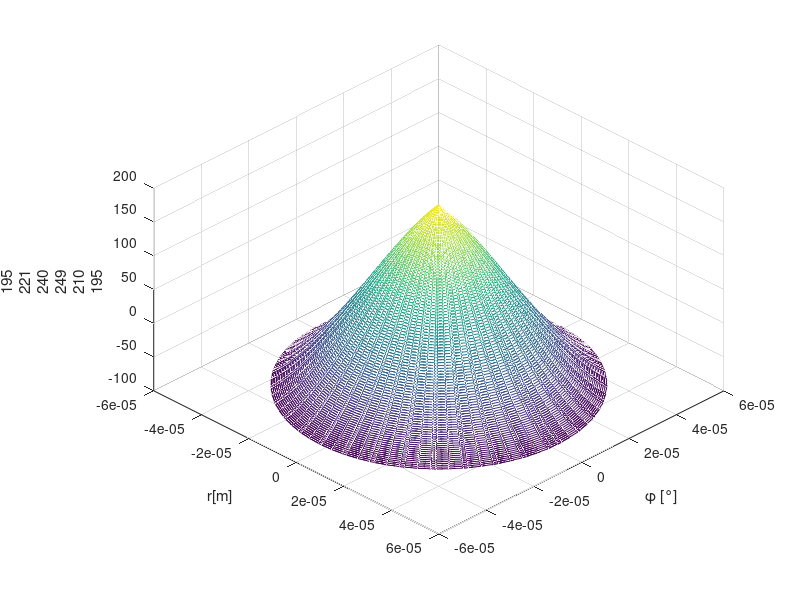

Recreate this plot in MATLAB. (Note: this script raises an error after producing the figure.)
clear all;
clf;

% % % Simulación del modelo de haz de luz
c = 3e8;
eps0 = 8.85* (10^-12); %%Epsilon al vacío
epsr = 4.7; %Permitividad relativa
eps = eps0*epsr;

miu0 = 4*pi*(10^-7);
miur = 1;
miu = miu0*miur;

%%Para el núcleo
a = 50e-6; %radio del núcleo
r = 0 : 0.5e-6 : a; %radio
phi = 0: 0.188: 6*pi;
%%%%%%%%%%%%%%%%%%%%%%%%%%%%%%%%%%%
[PHI1,R1] = meshgrid(phi,r);
v = 1/sqrt(miu*eps);
%%Aplicando las condiciones en frontera para el modo TMnm (Hz=0,fc=)
pnm = [
    2.4 3.8 5.1 6.18;
    5.52 7.01 8.4 9.2;
    8.65 10.17 11.6 13.01;
    11.7 13.3 14.79 16.2
    ];

n = 0;
m = 1;

for n = 1: 4
   for m = 1: 3
       
        fc_TMnm = (pnm(n,m)*v)/(2*pi*a);
        f0 = fc_TMnm + 200e9; %Para f0>fc_TMnm pero f0 < al siguiente modo fcTMnm
        omega = 2*pi*f0;

        lambdac_TMnm = v/(fc_TMnm);
        BetaLambda_TMnm = omega*sqrt(eps*miu)*sqrt(1-((fc_TMnm/f0)^2));
        omegac = 2*pi*fc_TMnm; %Frecuencia de corte (Pasa alto) del modo TM01
        kc = pnm(n,m)/a;
        h_TMnm = kc;
        X_TMnm = h_TMnm.*r;
        z_TMnm = lambdac_TMnm*2; %Multiplos del doble de la longitud de onda, z = 0-5m,0-10m,0-100m (dependiendo)

        for z_TMnm = 1:1:5
        t_TMnm = 1;
        coeficiente = i*((miu/eps)^(1/2))*(f0/fc_TMnm);

        for ind = 1:length(X_TMnm)
            for jnd = 1:length(phi)
                Ephi_TMnm(ind,jnd) = coeficiente*((besselj((n-1),X_TMnm(ind))) - (besselj((n),X_TMnm(ind))))*(cos((n-1)*phi(jnd)) - sin((n-1)*phi(jnd))) * exp(i*BetaLambda_TMnm*z_TMnm);
            end
        end


        [x3,y3,z3] = pol2cart(PHI1,R1,real(Ephi_TMnm));

        
        mesh(x3,y3,z3);
        view(45,45);
        xlabel('r[m]');
        ylabel('\phi [°]');
        zlabel("E_r{TE"+(n-1)+m+"}");
        title("E_r{TE"+(n-1)+m+"}, z ="+z_TMnm+"m, t = "+t_TMnm+"s");
        pause(1);
        end
        figure();
   end
end




